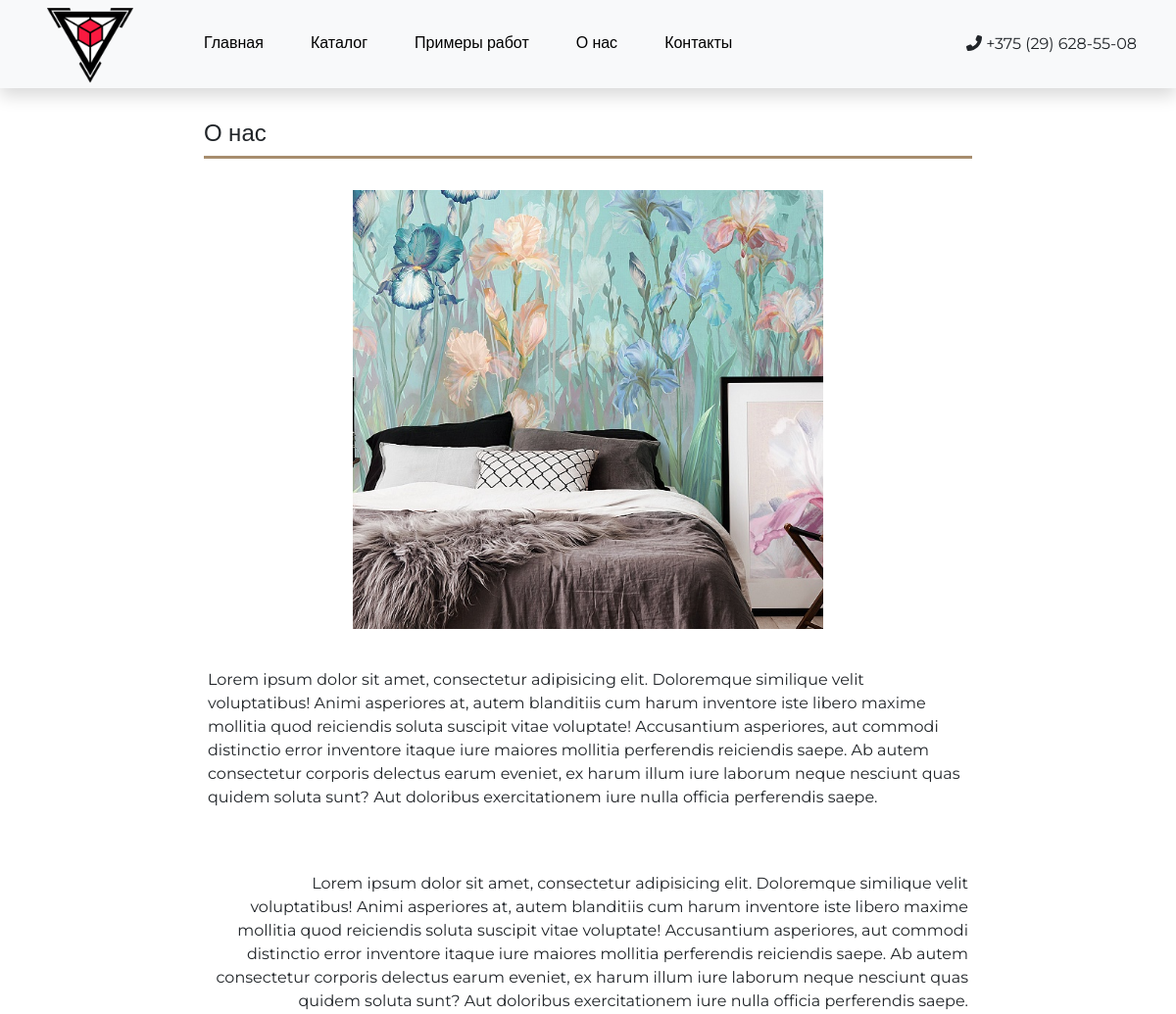
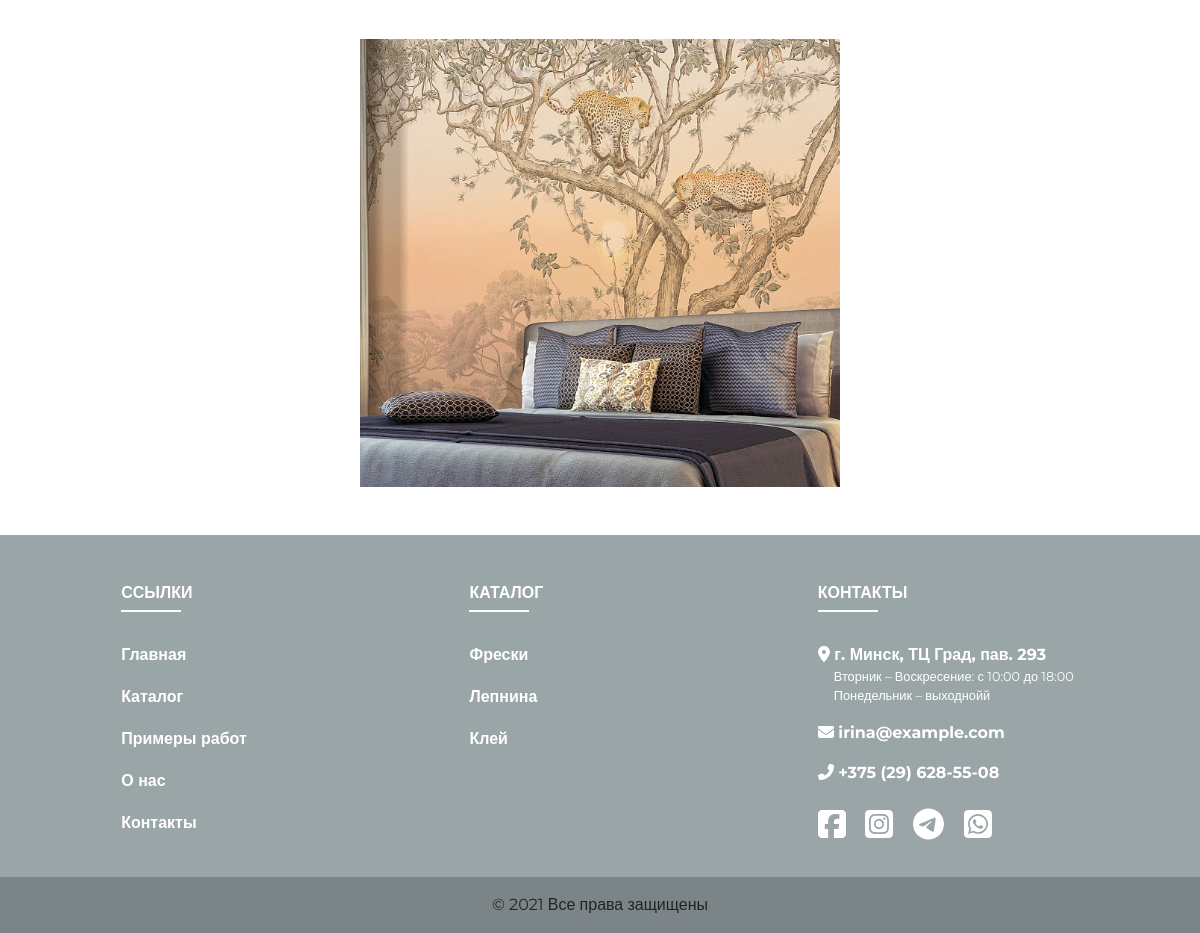
/about, run on the app's committed database (2 pictures, top to bottom).
### common/models.py (models this page shows, shortened)
class Contact(models.Model):
    CONTACT_CHOICES = (
        ('Адрес', 'Адрес'),
        ('Телефон', 'Телефон'),
        ('Email', 'Email'),
        ('Расписание', 'Расписание')
    )
    tag = models.CharField(max_length=15, unique=True, verbose_name='Тип',
                           choices=CONTACT_CHOICES, default='Адрес')
    value = models.CharField(max_length=250, unique=True, verbose_name='Значение')
    class Meta:
        verbose_name = 'Контакт'
        verbose_name_plural = 'Контакты'

### common/views.py (the view)
# urls.py: path('about', views.about, name='about'),
def about(request):
    return render(request, 'common/about.html')

### common/context_processors.py (called while the page is built)
def pages(request):
    contacts_dict = get_contacts_dict(list(Contact.objects.all()))
    return {'contacts': contacts_dict}

def get_contacts_dict(contacts_list) -> dict:
    contacts_dict = dict()
    for contact in contacts_list:
        if contact.tag == 'Расписание':
            value = contact.value.split('|')
        else:
            value = contact.value
        contacts_dict[contact.tag] = value
    return contacts_dict

### templates/common/about.html (shortened to what this page needs)
<!DOCTYPE html>
{% extends 'base.html' %}
{% block main_block %}
    <div class="container-fluid page-header">
        <div class="w-100 page-header-underline">
            <h4>О нас</h4>
        </div>
        <div class="row row-cols-1 row-cols-xxl-1 row-cols-xxxl-2 mt-3 about-row">
            <div class="col img-left-col">
                <div class="section-img-1">
                    <img src="/media/freski-ecodecor.jpg" alt="...">
                </div>
            </div>
            <div class="col" style="padding: 1rem">
                <div class="d-flex about-text-box">
                    <p class="about-text" style="text-align: start">
                        Lorem ipsum dolor sit amet, consectetur adipisicing elit. Doloremque similique velit
                        voluptatibus! Animi asperiores at, autem blanditiis cum harum inventore iste libero maxime
                        mollitia quod reiciendis soluta suscipit vitae voluptate! Accusantium asperiores, aut commodi
                        distinctio error inventore itaque iure maiores mollitia perferendis reiciendis saepe. Ab autem
                        consectetur corporis delectus earum eveniet, ex harum illum iure laborum neque nesciunt quas
                        quidem soluta sunt? Aut doloribus exercitationem iure nulla officia perferendis saepe.
                    </p>
                </div>
            </div>
        </div>
        <div class="row row-cols-1 row-cols-xxl-1 row-cols-xxxl-2 mt-3">
            <div class="col" style="padding: 1rem">
                <div class="d-flex about-text-box">
                    <p class="about-text" style="text-align: end">
                        Lorem ipsum dolor sit amet, consectetur adipisicing elit. Doloremque similique velit
                        voluptatibus! Animi asperiores at, autem blanditiis cum harum inventore iste libero maxime
                        mollitia quod reiciendis soluta suscipit vitae voluptate! Accusantium asperiores, aut commodi
                        distinctio error inventore itaque iure maiores mollitia perferendis reiciendis saepe. Ab autem
                        consectetur corporis delectus earum eveniet, ex harum illum iure laborum neque nesciunt quas
                        quidem soluta sunt? Aut doloribus exercitationem iure nulla officia perferendis saepe.
                    </p>
                </div>
            </div>
            <div class="col img-right-col">
                <div class="section-img-2">
                    <img src="/media/freski-ecodecor.by2.jpg" alt="...">
                </div>
            </div>
        </div>
    </div>
{% endblock %}

### templates/base.html (shortened to what this page needs)
<!DOCTYPE html>
{% load static %}
<html lang="en">
<head>
    <link href="https://cdn.jsdelivr.net/npm/bootstrap@5.0.0-beta2/dist/css/bootstrap.min.css" rel="stylesheet"
>
    <link href="{% static 'css/main.css' %}" rel="stylesheet">
</head>
<body class="d-flex flex-column h-100 montserrat-font">
<nav class="navbar navbar-expand-lg navbar-light bg-light sticky-top" id="mainNav">
    <div class="container-fluid">
        <a class="navbar-brand m-0" href="{% url 'common_app:index' %}">
            <img src="/media/logo.png" alt="" class="d-inline-block align-text-top">
        </a>
        <div class="container-fluid collapse navbar-collapse nav-links" id="navbarSupportedContent">
            <ul class="navbar-nav">
                <li class="nav-item">
                    <a class="nav-link main-nav-link" aria-current="page"
                       href="{% url 'common_app:index' %}">Главная</a>
                </li>
                <li class="nav-item">
                    <a class="nav-link main-nav-link" href="{% url 'catalog_app:fresco' %}">Каталог</a>
                </li>
                <li class="nav-item">
                    <a class="nav-link main-nav-link" href="{% url 'common_app:examples' %}">Примеры работ</a>
                </li>
                <li class="nav-item">
                    <a class="nav-link main-nav-link" href="{% url 'common_app:about' %}">О нас</a>
                </li>
                <li class="nav-item">
                    <a class="nav-link main-nav-link" href="{% url 'common_app:contacts' %}">Контакты</a>
                </li>
            </ul>
            <p class="text-black contacts nav-contact">
                <i class="fas fa-phone-alt mr-3"></i>
                {{ contacts.Телефон }}
            </p>
        </div>
    </div>
</nav>
{% block main_block %}
{% endblock %}
<footer class="footer footer-bg">
    <section class="">
        <div class="container text-center text-md-start mt-5">
            <div class="row mt-3">
                <div class="col-md-2 col-lg-2 col-xl-2 mx-auto mb-4">
                    <h6 class="text-uppercase text-white fw-bold cursor-default">Ссылки</h6>
                    <hr
                            class="mb-4 mt-0 d-inline-block mx-auto"
                            style="width: 60px; background-color: #fcfbf9; height: 2px;opacity: 100;"
                    />
                    <p>
                        <a href="{% url 'common_app:index' %}" class="footer-link fw-bold">Главная</a>
                    </p>
                    <p>
                        <a href="{% url 'catalog_app:fresco' %}" class="footer-link fw-bold">Каталог</a>
                    </p>
                    <p>
                        <a href="{% url 'common_app:examples' %}" class="footer-link fw-bold">Примеры работ</a>
                    </p>
                    <p>
                        <a href="{% url 'common_app:about' %}" class="footer-link fw-bold">О нас</a>
                    </p>
                    <p>
                        <a href="{% url 'common_app:contacts' %}" class="footer-link fw-bold">Контакты</a>
                    </p>
                </div>
                <div class="col-md-3 col-lg-2 col-xl-2 mx-auto mb-4">
                    <h6 class="text-uppercase text-white fw-bold cursor-default">Каталог</h6>
                    <hr
                            class="mb-4 mt-0 d-inline-block mx-auto"
                            style="width: 60px; background-color: #fcfbf9; height: 2px;opacity: 100;"
                    />
                    <p>
                        <a href="{% url 'catalog_app:fresco' %}" class="footer-link fw-bold">Фрески</a>
                    </p>
                    <p>
                        <a href="{% url 'catalog_app:fretwork' %}" class="footer-link fw-bold">Лепнина</a>
                    </p>
                    <p>
                        <a href="{% url 'catalog_app:glue' %}" class="footer-link fw-bold">Клей</a>
                    </p>
                </div>
                <div class="col-md-4 col-lg-3 col-xl-3 mx-auto mb-md-0 mb-4">
                    <h6 class="text-uppercase text-white fw-bold cursor-default">Контакты</h6>
                    <hr
                            class="mb-4 mt-0 d-inline-block mx-auto"
                            style="width: 60px; background-color: #fcfbf9; height: 2px;opacity: 100;"
                    />
                    <p class="text-white contacts fw-bold mb-0">
                        <i class="fas fa-map-marker-alt mr-3"></i>
                        {{ contacts.Адрес }}
                    </p>
                    <p class="text-white contacts" style="font-size: 0.8rem; margin-left: 1rem">{{ contacts.Расписание.0}} {{ contacts.Расписание.1}}
                        <br>
                        {{ contacts.Расписание.2}}й</p>
                    <p class="text-white contacts fw-bold">
                        <i class="fas fa-envelope mr-3"></i>
                        {{ contacts.Email }}
                    </p>
                    <p class="text-white contacts fw-bold">
                        <i class="fas fa-phone-alt mr-3"></i>
                        {{ contacts.Телефон }}
                    </p>
                    <p class="text-white" style="font-size: 2rem">
                        <a href="#" class="social-link">
                            <i class="fab fa-facebook-square"></i>
                        </a>
                        <a href="#" class="social-link">
                            <i class="fab fa-instagram-square"></i>
                        </a>
                        <a href="#" class="social-link">
                            <i class="fab fa-telegram"></i>
                        </a>
                        <a href="#" class="social-link">
                            <i class="fab fa-whatsapp-square"></i>
                        </a>
                    </p>
                </div>
            </div>
        </div>
    </section>
    <div class="text-center p-3"
         style="background-color: rgba(0, 0, 0, 0.2)">
        © 2021 Все права защищены
    </div>
</footer>
</body>
</html>

### static/css/main.css (style rules this page uses)
a { text-decoration: none; !important; }
.navbar-brand img { margin-right: 0; height: 3rem; position: absolute; }
#mainNav { padding-top: 1.5rem; padding-bottom: 1.5rem; transition: padding-top 0.3s ease-in-out, padding-bottom 0.3s ease-in-out; box-shadow: 0 .5rem 1rem rgba(0, 0, 0, .15) !important; }
#mainNav { padding-left: 10rem; padding-right: 1rem; transition: padding-left 0.3s ease-in-out; }
#mainNav .navbar-brand img { position: absolute; height: 6rem; background: transparent; left: 2.75rem; top: -0.5rem; transition: height 0.3s ease-in-out; }
a.main-nav-link { display: inline-block; position: relative; color: black !important; margin-left: 1rem; margin-right: 1rem; }
a.main-nav-link::after { content: ""; width: 0; height: 2px; background-color: black; display: block; transition: width 0.2s; }
.text-uppercase { text-transform: uppercase !important; }
.montserrat-font { font-family: 'Montserrat', sans-serif; }
.nav-links { justify-content: space-between; }
.social-link { text-decoration: none; color: white; margin-right: 0.7rem; }
.footer-link { text-decoration: none; color: white; }
a.footer-link { display: inline-block; position: relative; color: white !important; }
a.footer-link::after { content: ""; width: 0; height: 2px; background-color: white; display: block; transition: width 0.2s; }
p.contacts { cursor: default; }
.nav-contact { margin: 0; }
.footer-bg { background: #9aa5a7; }
.cursor-default { cursor: default; }
.page-header { min-height: 55rem; padding: 2rem 13rem 2rem 13rem; }
.page-header-underline { border-bottom: 3px #a78d6e solid; }
.section-img-1 { width: 30rem; height: 28rem; }
.section-img-1 > img { object-fit: cover; height: 100%; width: 100%; }
.section-img-1::before { top: 10%; left: 30%; border: 2px solid #f0f0f0; position: absolute; z-index: -1; width: 30rem; height: 28rem; content: ""; }
.section-img-2 { width: 30rem; height: 28rem; }
.section-img-2 > img { object-fit: cover; height: 100%; width: 100%; }
.section-img-2::before { top: 10%; left: 12%; border: 2px solid #f0f0f0; position: absolute; z-index: -1; width: 30rem; height: 28rem; content: ""; }
.img-left-col { padding: 1rem 1rem 1rem 17rem; position: relative; }
.img-right-col { padding: 1rem 17rem 1rem 4rem; position: relative; }
.about-row { min-height: 30rem }
.about-text-box { width: 100%; height: 28rem; }
.about-text { align-self: center; margin: 0; }
@media screen and (max-width: 1920px) { .img-left-col { padding: 1rem 1rem 1rem 3rem; position: relative; } }
@media screen and (max-width: 1920px) { .img-right-col { padding: 1rem 1rem 1rem 4rem; position: relative; } }
@media screen and (max-width: 1920px) { .section-img-1::before { top: 10%; left: 2%; border: 2px solid #f0f0f0; position: absolute; z-index: -1; width: 30rem; height: 28rem; content: ""; } }
@media screen and (max-width: 1920px) { .section-img-2::before { top: 10%; left: 16%; border: 2px solid #f0f0f0; position: absolute; z-index: -1; width: 30rem; height: 28rem; content: ""; } }
@media screen and (max-width: 1600px) { .img-left-col, .img-right-col { padding: 1rem 1rem 1rem 1rem; display: flex; justify-content: center; position: relative; } }
@media screen and (max-width: 1600px) { .section-img-1::before, .section-img-2::before { display: none; } }
@media screen and (max-width: 1600px) { .about-text-box { height: 10rem; } }

### data on the page
Contact: Телефон "+375 (29) 628-55-08"
Contact: Адрес "г. Минск, ТЦ Град, пав. 293"
Contact: Email "irina@example.com"

### other printed values
{{ contacts.Расписание.0 }} "Вторник – Воскресение:"
{{ contacts.Расписание.1 }} "с 10:00 до 18:00"
{{ contacts.Расписание.2 }} "Понедельник – выходной"
